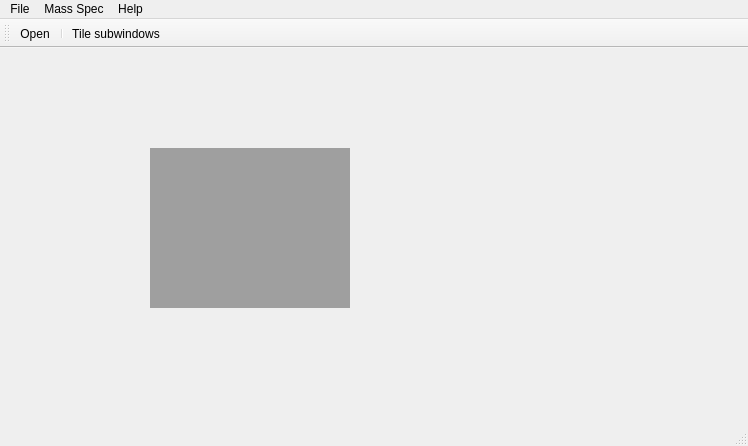
<?xml version="1.0" encoding="UTF-8"?>
<ui version="4.0">
 <class>MainWindow</class>
 <widget class="QMainWindow" name="MainWindow">
  <property name="geometry">
   <rect>
    <x>0</x>
    <y>0</y>
    <width>748</width>
    <height>446</height>
   </rect>
  </property>
  <property name="windowTitle">
   <string>Ion counter</string>
  </property>
  <property name="windowIcon">
   <iconset resource="resources.qrc">
    <normaloff>:/Icons/mainIcon</normaloff>:/Icons/mainIcon</iconset>
  </property>
  <widget class="QWidget" name="centralWidget">
   <widget class="QMdiArea" name="mdiArea">
    <property name="geometry">
     <rect>
      <x>150</x>
      <y>100</y>
      <width>200</width>
      <height>160</height>
     </rect>
    </property>
   </widget>
  </widget>
  <widget class="QMenuBar" name="menuBar">
   <property name="geometry">
    <rect>
     <x>0</x>
     <y>0</y>
     <width>748</width>
     <height>21</height>
    </rect>
   </property>
   <widget class="QMenu" name="menuFile">
    <property name="title">
     <string>File</string>
    </property>
    <addaction name="actionOpenDataFile"/>
   </widget>
   <widget class="QMenu" name="menuMass_Spec">
    <property name="title">
     <string>Mass Spec</string>
    </property>
    <addaction name="actionReaccumulate_mass_spectra"/>
   </widget>
   <widget class="QMenu" name="menuAbout">
    <property name="title">
     <string>Help</string>
    </property>
    <addaction name="actionCredits"/>
    <addaction name="actionAbout"/>
   </widget>
   <addaction name="menuFile"/>
   <addaction name="menuMass_Spec"/>
   <addaction name="menuAbout"/>
  </widget>
  <widget class="QToolBar" name="mainToolBar">
   <attribute name="toolBarArea">
    <enum>TopToolBarArea</enum>
   </attribute>
   <attribute name="toolBarBreak">
    <bool>false</bool>
   </attribute>
   <addaction name="actionOpenDataFile"/>
   <addaction name="separator"/>
   <addaction name="actionTileSubWindows"/>
  </widget>
  <widget class="QStatusBar" name="statusBar"/>
  <action name="actionOpenDataFile">
   <property name="icon">
    <iconset resource="resources.qrc">
     <normaloff>:/Icons/fileOpen</normaloff>:/Icons/fileOpen</iconset>
   </property>
   <property name="text">
    <string>Open</string>
   </property>
   <property name="toolTip">
    <string>It opens data file with .lst extension</string>
   </property>
   <property name="shortcut">
    <string>Ctrl+O</string>
   </property>
  </action>
  <action name="actionTileSubWindows">
   <property name="icon">
    <iconset resource="resources.qrc">
     <normaloff>:/Icons/tileWindows</normaloff>:/Icons/tileWindows</iconset>
   </property>
   <property name="text">
    <string>Tile subwindows</string>
   </property>
   <property name="toolTip">
    <string>Tile subwindows</string>
   </property>
  </action>
  <action name="actionCredits">
   <property name="text">
    <string>Credits</string>
   </property>
  </action>
  <action name="actionAbout">
   <property name="text">
    <string>About</string>
   </property>
  </action>
  <action name="actionReaccumulate_mass_spectra">
   <property name="text">
    <string>Reaccumulate mass spectra</string>
   </property>
  </action>
 </widget>
 <layoutdefault spacing="6" margin="11"/>
 <resources>
  <include location="resources.qrc"/>
 </resources>
 <connections/>
</ui>
